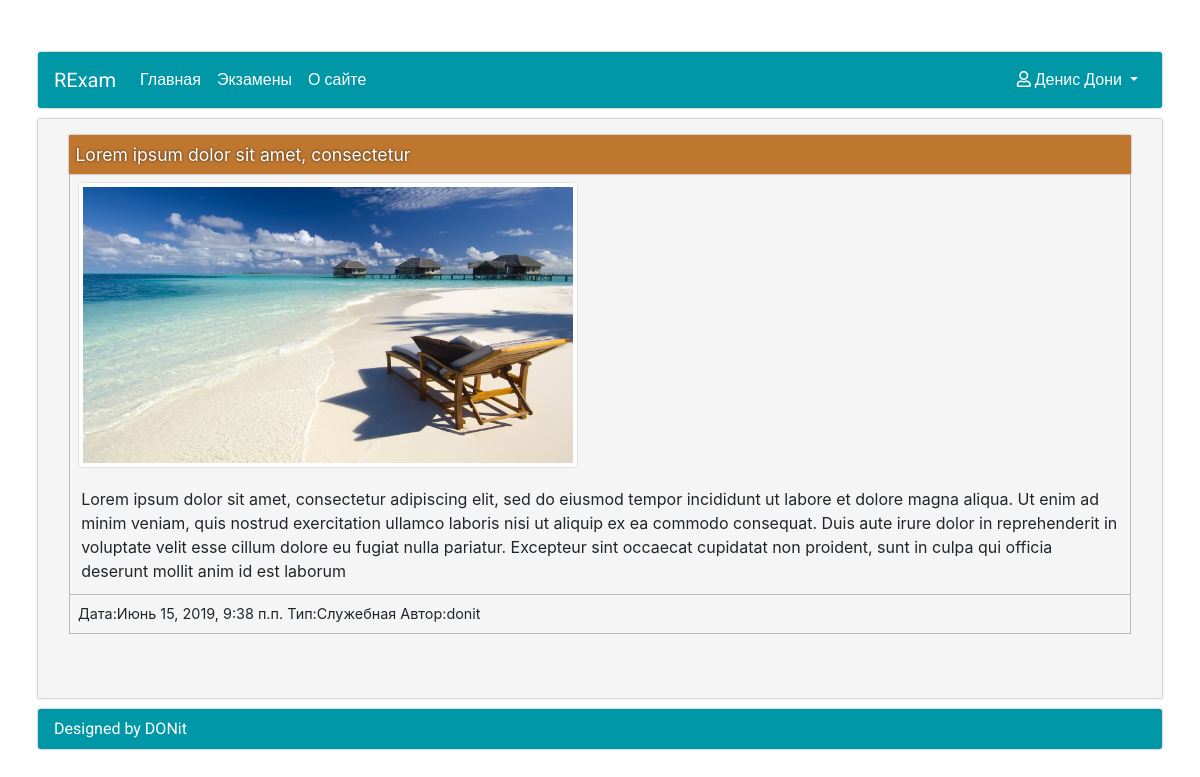
Page /main/list/ (signed in) on the committed database.
### Accounts/models.py (models this page shows)
class RExamUserModel(AbstractUser):
    middle_name = models.CharField(max_length=20, blank=True, null=False, verbose_name=u'Отчество')
    study_group = models.ForeignKey(StudyGroupModel, on_delete=models.SET_NULL, null=True, blank=True,
                                    verbose_name=u'Учебная группа')
    REQUIRED_FIELDS = ['email', 'first_name', 'last_name']
    def __str__(self):
        return self.username
    class Meta:
        verbose_name = u'Пользователь'
        verbose_name_plural = u'Пользователи'

### News/models.py (models this page shows, shortened)
class NewsModel(models.Model):
    header = models.CharField(max_length=40, blank=False, verbose_name=u'Заголовок новости')
    content = models.TextField(blank=False, verbose_name=u'Текст новости')
    image = models.ImageField(upload_to='NewsImages', blank=True, verbose_name=u'Изображение новости')
    type = models.ForeignKey(NewsTypeModel, on_delete=models.SET_NULL, null=True, verbose_name=u'Тип новости')
    date = models.DateTimeField(auto_now_add=True, blank=False, verbose_name=u'Дата')
    author = models.ForeignKey(RExamUserModel, null=True, on_delete=models.SET_NULL, verbose_name=u'Автор')
    class Meta:
        verbose_name = u'Новость'
        verbose_name_plural = u'Новости'
        ordering = ['-date']

class NewsTypeModel(models.Model):
    name = models.CharField(max_length=15, blank=False, verbose_name=u'Текст новости')
    def __str__(self):
        return self.name
    class Meta:
        verbose_name = u'Тип новости'
        verbose_name_plural = u'Типы новостей'

### News/views.py (the view)
# urls.py: path('list/', ListNewsView.as_view(), name='MainPage'),
class ListNewsView(LoginRequiredMixin, ListView):
    model = NewsModel
    paginate_by = 2
    template_name = 'News/ListNewsTemplate.html'

### templates/News/ListNewsTemplate.html (shortened to what this page needs)
{% extends 'RExam/MainTemplate.html' %}
{% load static %}
{% block head %}
    <link rel="stylesheet" href="{% static 'News/style.css' %}"/>
{% endblock head %}
{% block content %}
    {% for news in object_list %}
        <div class="news_block col-12 mb-5">
            <div class="news_header">
                {{ news.header }}
            </div>
            <div class="news_content">
                {% if news.image %}
                    <div class="news_image"><img class="img-thumbnail rounded" width="500" height="500"
                                                 alt="{{ news.header }}" src="{{ news.image.url }}"/>
                    </div>
                {% endif %}
                <div class="news_text">
                    {{ news.content }}
                </div>
            </div>
            <div class="news_footer">
                Дата:{{ news.date }} Тип:{{ news.type }} Автор:{{ news.author }}
            </div>
        </div>
    {% empty %}
        <p>Новости отсутствуют...</p>
    {% endfor %}
{% endblock content %}

### templates/RExam/MenuTemplate.html (shortened to what this page needs)
<nav class="navbar navbar-expand-lg navbar-dark menu">
    <a class="navbar-brand" href="{% url 'MainPage' %}">RExam</a>
    <div class="collapse navbar-collapse" id="navbarSupportedContent">
        <ul class="navbar-nav mr-auto">
            <li class="nav-item active">
                <a class="nav-link" href="{% url 'MainPage' %}">Главная</a>
            </li>
            <li class="nav-item active">
                <a class="nav-link" href="{% url 'ListExams' %}">Экзамены</a>
            </li>
            <li class="nav-item active">
                <a class="nav-link" href="#">О сайте</a>
            </li>
        </ul>
        <ul class="nav navbar-nav navbar-right">
            <li class="nav-item dropdown align-right">
                <a class="nav-link dropdown-toggle active" href="#" id="navbarDropdown" role="button"
                   data-toggle="dropdown"
                   aria-haspopup="true" aria-expanded="false"><i class="far fa-user"></i>
                    {{ user.get_full_name }}
                </a>
            </li>
        </ul>
    </div>
</nav>

### RExam/static/RExam/style.css (style rules this page uses)
html { font-family: 'Roboto', sans-serif; }
.menu { background: #0097a7; font-family: Roboto, sans-serif; border-radius: 3px; box-shadow: 0 0 2px rgba(0, 0, 0, 0.5); }
.dropdown-toggle { cursor: pointer; }

### News/static/News/style.css (style rules this page uses)
.news_header { background: #BF7730; color: white; text-shadow: 0 0 3px rgba(0, 0, 0, 0.7); padding: .4rem; border-radius: 1px; font-size: 1.1em; box-shadow: 0 0 2px rgba(0, 0, 0, 0.5); }
.news_content { border: 1px solid #B9B9B9; border-top: 0; }
.news_text { padding: .7rem; text-align: justify-all; font-size: 1em; }
.news_image { padding: 0.5rem; }
.news_footer { padding: 0.5rem; border: 1px solid #B9B9B9; border-top: 0; font-size: .9rem; }

### rows in the picture
RExamUserModel: get_full_name "Денис Дони"
NewsModel: header "Lorem ipsum dolor sit amet, consectetur", image (picture), content "Lorem ipsum dolor sit amet, consectetur adipiscing elit, sed do eiusmod tempor incididunt ut labore et dolore magna aliqua. Ut enim ad minim veniam, quis nostrud exercitation ullamco laboris nisi ut aliquip ex ea commodo consequat. Duis aute irure dolor in reprehenderit in voluptate velit esse cillum dolore eu fugiat nulla pariatur. Excepteur sint occaecat cupidatat non proident, sunt in culpa qui officia deserunt mollit anim id est laborum", date "Июнь 15, 2019, 9:38 п.п.", type "Служебная", author "donit"
